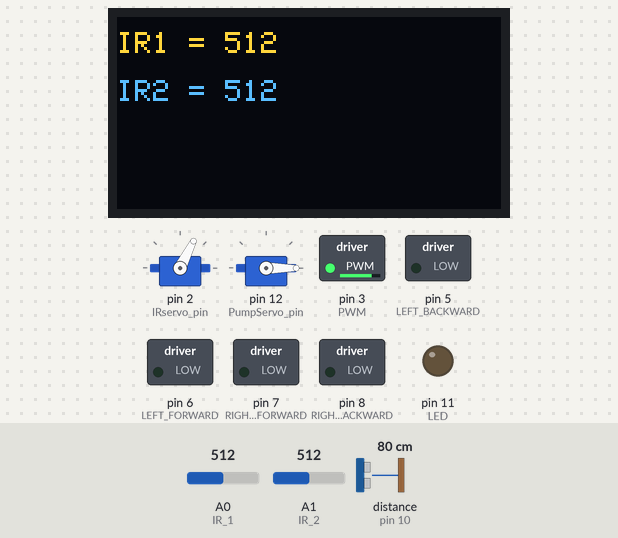
Recording of a sketch running on a simulated Arduino Uno, built with avr-gcc and run on an emulated ATmega328P. On the bench: 128×64 one-colour display, 2 × servo, switched loads named in the sketch (green lamp = pin HIGH), output pins drawn as LEDs (lit = HIGH). Inputs (shaded band) come from the test bench; at power-on: A0 (IR_1) = 512, A1 (IR_2) = 512, distance to the obstacle (sensor on pin 10) 80 cm. The echo pulse lasts 58.3 µs per cm; the OLED is the two-colour kind (top 16 rows yellow); pins used as bus, display or sensor lines are not drawn; what the sketch prints to the serial monitor is not drawn.

Above: at 4.6 s.
4.7 s: A0 (IR_1) set to 408
At 4.86 s:
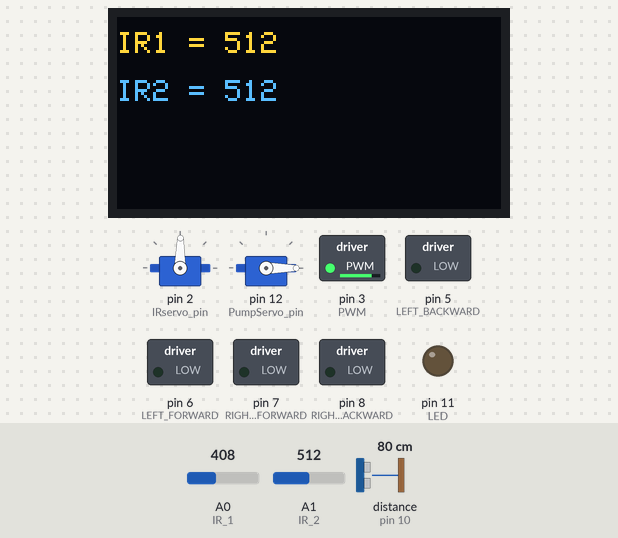
7.1 s: A0 (IR_1) set to 393
At 8.6 s:
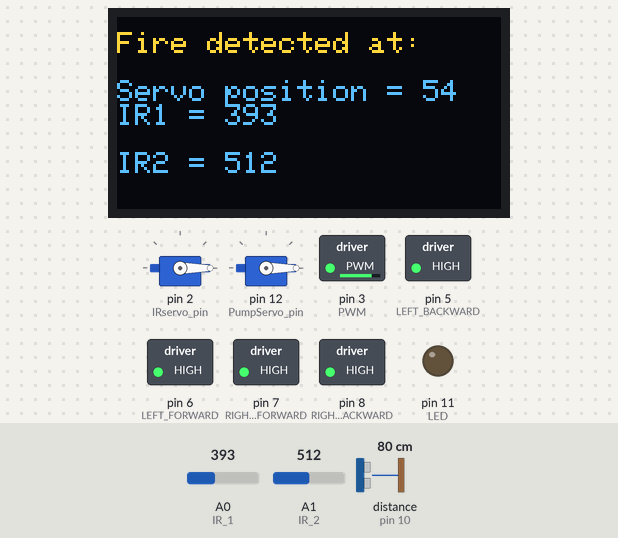
At 9.5 s:
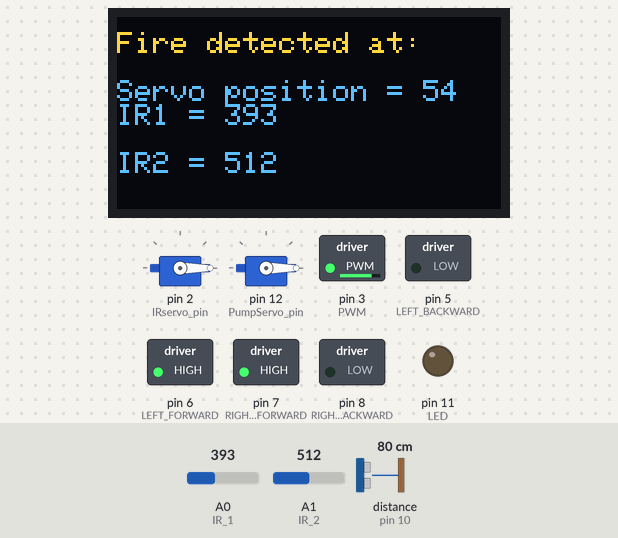
Timing chart, 0 to 11.0 s (numbered marks = the images above; inputs shaded):
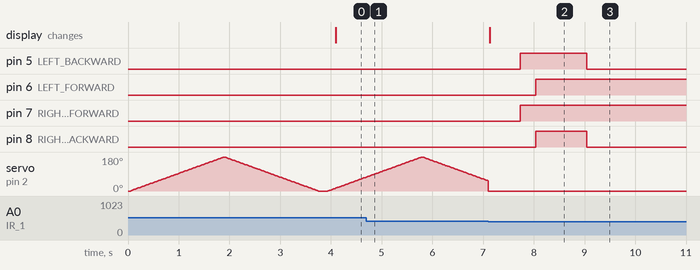

Measured:
- the behaviour switches between 401 and 400 on A0 (IR_1) (found by bisection; images 1 and 2)
- after the input at 7.1 s, pin 5 (LEFT_BACKWARD): LOW → HIGH after 0.64 s, → LOW 1.3 s later; pin 6 (LEFT_FORWARD): LOW → HIGH after 0.94 s; pin 7 (RIGHT_FORWARD): LOW → HIGH after 0.64 s; pin 8 (RIGHT_BACKWARD): LOW → HIGH after 0.94 s, → LOW 1.0 s later; the display: changes at once (image 2)

The sketch:

code.ino
```cpp
#include <SPI.h>
#include <Wire.h>
#include <Adafruit_GFX.h>
#include <Adafruit_SSD1306.h>
#define SCREEN_WIDTH 128
#define SCREEN_HEIGHT 64
Adafruit_SSD1306 display(SCREEN_WIDTH, SCREEN_HEIGHT);

#include <Servo.h>
Servo irServo;
Servo pump_servo;

#define IRservo_pin 2 //orange
#define PumpServo_pin 12 // white
#define IR_1 A0 // right grey wire
#define IR_2 A1 // left purple

#define RIGHT_BACKWARD 8 //yellow
#define RIGHT_FORWARD 7 // green

#define LEFT_BACKWARD 5 //purple
#define LEFT_FORWARD 6 //blue

#define PWM 3 //motor speed control

#define trig 9 //brown
#define echo 10 // red

#define LED 11 // white

//9 10 11 12 13
int pos = 0;
int fireDetected = 0;
int servoDelay = 10;

int ir1 = 0;
int ir2 = 0;
int firereading = 400;

char irUsed;

boolean fire = false;
boolean objectFound = false;

long readUltrasonicDistance (int triggerPin, int echoPin)
{
  pinMode (triggerPin, OUTPUT); // Clear the trigger
  digitalWrite (triggerPin, LOW);
  delayMicroseconds(2);
  // Sets the trigger pin to HIGH state for 10 microseconds
  digitalWrite (triggerPin, HIGH);
  delayMicroseconds(10);
  digitalWrite (triggerPin, LOW);
  pinMode (echoPin, INPUT);
  // Reads the echo pin, and returns the sound wave travel time in microseconds
  return pulseIn (echoPin, HIGH);
}

bool sonarOn(){
  pinMode(LED, OUTPUT);

  int dt = 25;

  while(objectFound == false)
  {
    int cm = 0.017 * readUltrasonicDistance(trig, echo);

    Serial.print(cm);
    Serial.println("cm");


      digitalWrite(RIGHT_BACKWARD, 0);
      digitalWrite(RIGHT_FORWARD, 1);

      digitalWrite(LEFT_BACKWARD, 0);
      digitalWrite(LEFT_FORWARD,1);

    if(cm <= dt)
    {
      Serial.println("Motor stop, put off fire");
      display.clearDisplay();
      display.setCursor(0,5);
      display.println("Object in front");
      display.println();
      display.print("Sprinkler activated");
      display.display();
      delay(10);
      objectFound == true;

      // delay(10000);


      //delay(1000);

      //digitalWrite(LED, 0);

      digitalWrite(RIGHT_BACKWARD, 1);
      digitalWrite(RIGHT_FORWARD, 1);

      digitalWrite(LEFT_BACKWARD, 1);
      digitalWrite(LEFT_FORWARD,1);

      digitalWrite(LED, 1);
      delay(500);
      for(int i = 0; i<1;i++){
        for (pos = 0; pos <= 100; pos += 1) { // anti clockwise
          pump_servo.write(pos);
          //fireDetected = pos;
          delay(30);
        }
        for (pos = 100; pos >= 0; pos -= 1) { // anti clockwise
          pump_servo.write(pos);
          //fireDetected = pos;
          delay(30);
        }
      }
      digitalWrite(LED, 0);

      return true;
    }

  }
  return false;


}

int fireDetect()
{
  int ir1 = analogRead(IR_1);
  int ir2 = analogRead(IR_2);

    Serial.print("IR1 = ");
    Serial.print(ir1);
    Serial.print("  IR2 = ");
    Serial.println(ir2);

    display.clearDisplay();
    display.display();
    display.setCursor(0,5);
    display.print("IR1 = ");
    display.println(ir1);
    display.println();
    display.print("IR2 = ");
    display.println(ir2);
    display.display();
    delay(10);

}


bool servoRotate()
{

  for (pos = 0; pos <= 180; pos += 1) { // anti clockwise
    irServo.write(pos);
    fireDetected = pos;
    delay(10);

    ir1 = analogRead (IR_1);
    ir2 = analogRead (IR_2);

  //int Fire = fireDetect();

    if(ir1 <= firereading || ir2 <= firereading)
  {
    irServo.write(0);
    Serial.print("Servo position = ");
     Serial.print(fireDetected);
    Serial.print("  IR1 = ");
    Serial.print(ir1);
    Serial.print("  IR2 = ");
    Serial.println(ir2);

    display.clearDisplay();
    display.setCursor(0,5);
    display.println("Fire detected at: ");
    display.println();
    display.print("Servo position = ");
    display.println(fireDetected);
    display.print("IR1 = ");
    display.println(ir1);
    display.println();
    display.print("IR2 = ");
    display.println(ir2);
    display.display();

    delay(500);
     //digitalWrite(LEFT_FORWARD, 1);
     //delay(5000);
     return true;
  }

  }

  for (pos = 180; pos >= 0; pos -= 1) { // clockwise
    irServo.write(pos);
    fireDetected = pos;
    delay(10);

    ir1 = analogRead (IR_1);
    ir2 = analogRead (IR_2);

  //int Fire = fireDetect();

  if(ir1 <= firereading || ir2 <= firereading)
  {
    irServo.write(0);
    Serial.print("Servo position = ");
    Serial.print(fireDetected);
    Serial.print("  IR1 = ");
    Serial.print(ir1);
    Serial.print("  IR2 = ");
    Serial.println(ir2);

    display.clearDisplay();
    display.setCursor(0,5);
    display.println("Fire detected at: ");
    display.println();
    display.print("Servo position = ");
    display.println(fireDetected);
    display.print("IR1 = ");
    display.println(ir1);
    display.println();
    display.print("IR2 = ");
    display.println(ir2);
    display.display();

    delay(500);
     //digitalWrite(LEFT_FORWARD, 1);
     //delay(5000);
     return true;
  }

  }

  return false;
}


void setup() {
  // put your setup code here, to run once:
  Serial.begin(9600);
  display.begin(SSD1306_SWITCHCAPVCC, 0x3C);
  display.clearDisplay();
  display.setTextSize(1);
  display.setTextColor(SSD1306_WHITE);

  pinMode(IR_1, INPUT);
  pinMode(IR_2, INPUT);

  pinMode(RIGHT_BACKWARD, OUTPUT);
  pinMode(RIGHT_FORWARD, OUTPUT);
  pinMode(LEFT_BACKWARD, OUTPUT);
  pinMode(LEFT_FORWARD, OUTPUT);
  pinMode(PWM,OUTPUT);

  analogWrite(PWM,200);

  irServo.attach(IRservo_pin);
  irServo.write(0);

  pump_servo.attach(PumpServo_pin);
  pump_servo.write(0);

}

void loop()
{
//    display.clearDisplay();
//    display.display();
//    delay(10);

//    display.setCursor(0,5);
//    display.print("Servo position = ");
//    display.print(fireDetected);
//    display.print("  IR1 = ");
//    display.print(ir1);
//    display.print("  IR2 = ");
//    display.println(ir2);
//    display.display();
//    delay(1000);

    digitalWrite(LEFT_FORWARD, 0);
  digitalWrite(LEFT_BACKWARD, 0);
  digitalWrite(RIGHT_FORWARD, 0);
  digitalWrite(RIGHT_BACKWARD, 0);

  bool gotFire = servoRotate();
  delay(100);

  while(gotFire == true)
  {

    if(ir1 <= firereading)
    {
      if(fireDetected <= 30)
      {
        digitalWrite(LEFT_FORWARD, 1);
        digitalWrite(LEFT_BACKWARD, 1);
        digitalWrite(RIGHT_FORWARD, 1);
        digitalWrite(RIGHT_BACKWARD, 1);
        delay(1000);
        bool inFront = sonarOn();
        gotFire = false;
      }
      else if(fireDetected >= 31 && fireDetected <= 59)
      {
        digitalWrite(LEFT_FORWARD, 0);
        digitalWrite(LEFT_BACKWARD, 1);
        digitalWrite(RIGHT_FORWARD, 1);
        digitalWrite(RIGHT_BACKWARD, 0);
        delay(300);
        fireDetected = 0;

      }
      else if(fireDetected >= 60 && fireDetected <= 120)
      {
        digitalWrite(LEFT_FORWARD, 0);
        digitalWrite(LEFT_BACKWARD, 1);
        digitalWrite(RIGHT_FORWARD, 1);
        digitalWrite(RIGHT_BACKWARD, 0);
        delay(550);
        fireDetected = 0;

      }
      else if(fireDetected >= 121 && fireDetected <= 150)
      {
        digitalWrite(LEFT_FORWARD, 0);
        digitalWrite(LEFT_BACKWARD, 1);
        digitalWrite(RIGHT_FORWARD, 1);
        digitalWrite(RIGHT_BACKWARD, 0);
        delay(800);
        fireDetected = 0;

      }
      else if(fireDetected >= 151 && fireDetected <= 180)
      {
        digitalWrite(LEFT_FORWARD, 0);
        digitalWrite(LEFT_BACKWARD, 1);
        digitalWrite(RIGHT_FORWARD, 1);
        digitalWrite(RIGHT_BACKWARD, 0);
        delay(1000);
        fireDetected = 0;

      }
      else
      {
        //fireDetected = 0;
        break;
      }
    }

    else if(ir2 <= firereading)
    {
      if(fireDetected <= 30)
      {
//        digitalWrite(LEFT_FORWARD, 1);
//        digitalWrite(LEFT_BACKWARD, 1);
//        digitalWrite(RIGHT_FORWARD, 1);
//        digitalWrite(RIGHT_BACKWARD, 1);
//        delay(1000);
//        bool inFront = sonarOn();
//        gotFire = false;

        digitalWrite(LEFT_FORWARD, 1);
        digitalWrite(LEFT_BACKWARD, 0);
        digitalWrite(RIGHT_FORWARD, 0);
        digitalWrite(RIGHT_BACKWARD, 1);
        delay(1000);
//        bool inFront = sonarOn();
//        gotFire = false;
        fireDetected = 180;

      }
      else if(fireDetected >= 31 && fireDetected <= 59)
      {
        digitalWrite(LEFT_FORWARD, 1);
        digitalWrite(LEFT_BACKWARD, 0);
        digitalWrite(RIGHT_FORWARD, 0);
        digitalWrite(RIGHT_BACKWARD, 1);
        delay(800);
        fireDetected = 180;

      }
      else if(fireDetected >= 60 && fireDetected <= 120)
      {
        digitalWrite(LEFT_FORWARD, 1);
        digitalWrite(LEFT_BACKWARD, 0);
        digitalWrite(RIGHT_FORWARD, 0);
        digitalWrite(RIGHT_BACKWARD, 1);
        delay(550);
        fireDetected = 180;

      }
      else if(fireDetected >= 121 && fireDetected <= 150)
      {
        digitalWrite(LEFT_FORWARD, 1);
        digitalWrite(LEFT_BACKWARD, 0);
        digitalWrite(RIGHT_FORWARD, 0);
        digitalWrite(RIGHT_BACKWARD, 1);
        delay(300);
        fireDetected = 180;

      }
      else if(fireDetected >= 151 && fireDetected <= 180)
      {
//        digitalWrite(LEFT_FORWARD, 1);
//        digitalWrite(LEFT_BACKWARD, 0);
//        digitalWrite(RIGHT_FORWARD, 0);
//        digitalWrite(RIGHT_BACKWARD, 1);
//        delay(200);

        digitalWrite(LEFT_FORWARD, 1);
        digitalWrite(LEFT_BACKWARD, 1);
        digitalWrite(RIGHT_FORWARD, 1);
        digitalWrite(RIGHT_BACKWARD, 1);
        delay(1000);
//        fireDetected = 0;
        bool inFront = sonarOn();
        gotFire = false;

      }
      else
      {
        //fireDetected = 0;
        break;
      }

    }
  }

    int fire = fireDetect();
    delay(10);

}
```
